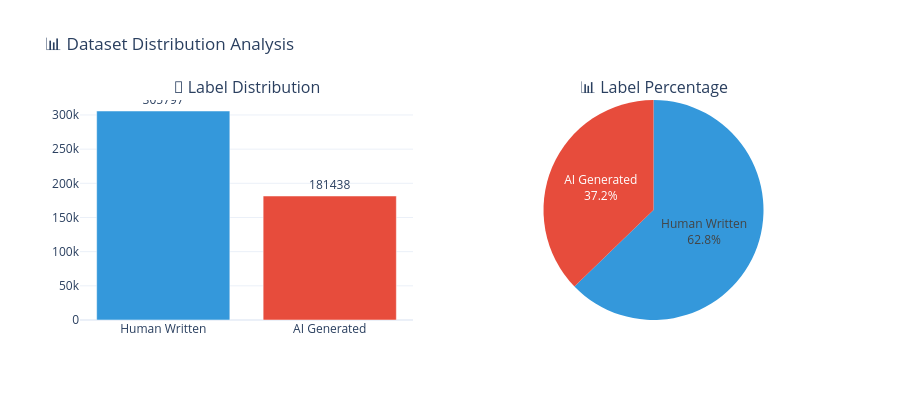

The notebook cell this image was saved under:
### Code cell
# ============================================
# 📊 INITIAL DATA EXPLORATION
# ============================================

# Check distribution
fig = make_subplots(
    rows=1, cols=2,
    subplot_titles=('🤖 Label Distribution', '📊 Label Percentage'),
    specs=[[{'type': 'bar'}, {'type': 'pie'}]]
)

label_counts = df['generated'].value_counts()
labels = ['Human Written', 'AI Generated']

# Bar plot
fig.add_trace(
    go.Bar(x=labels, y=label_counts.values, 
           marker_color=[COLOR_PALETTE['primary'], COLOR_PALETTE['secondary']],
           text=label_counts.values, textposition='outside'),
    row=1, col=1
)

# Pie chart
fig.add_trace(
    go.Pie(labels=labels, values=label_counts.values,
           marker=dict(colors=[COLOR_PALETTE['primary'], COLOR_PALETTE['secondary']]),
           textinfo='label+percent'),
    row=1, col=2
)

fig.update_layout(
    title_text="📊 Dataset Distribution Analysis",
    showlegend=False,
    height=400,
    template='plotly_white'
)

fig.show()

# Statistics
print("📈 Distribution Statistics:")
print(f"🤖 AI Generated: {label_counts[1]} ({label_counts[1]/len(df)*100:.2f}%)")
print(f"👤 Human Written: {label_counts[0]} ({label_counts[0]/len(df)*100:.2f}%)")
print(f"⚖️ Balance Ratio: {label_counts.min()/label_counts.max():.2f}")

### Figure 1 — Plotly figure (JSON) as saved in the notebook; plotly's stock layout.template omitted (floating-point values rounded to 4 significant figures)
{"data": [{"marker": {"color": ["#3498db", "#e74c3c"]}, "text": [305800.0, 181400.0], "textposition": "outside", "type": "bar", "x": ["Human Written", "AI Generated"], "xaxis": "x", "y": [305797, 181438], "yaxis": "y"}, {"domain": {"x": [0.55, 1], "y": [0, 1]}, "labels": ["Human Written", "AI Generated"], "marker": {"colors": ["#3498db", "#e74c3c"]}, "textinfo": "label+percent", "type": "pie", "values": [305797, 181438]}], "layout": {"annotations": [{"font": {"size": 16}, "showarrow": false, "text": "🤖 Label Distribution", "x": 0.225, "xanchor": "center", "xref": "paper", "y": 1, "yanchor": "bottom", "yref": "paper"}, {"font": {"size": 16}, "showarrow": false, "text": "📊 Label Percentage", "x": 0.775, "xanchor": "center", "xref": "paper", "y": 1, "yanchor": "bottom", "yref": "paper"}], "height": 400, "showlegend": false, "title": {"text": "📊 Dataset Distribution Analysis"}, "xaxis": {"anchor": "y", "domain": [0, 0.45]}, "yaxis": {"anchor": "x", "domain": [0, 1]}}}
